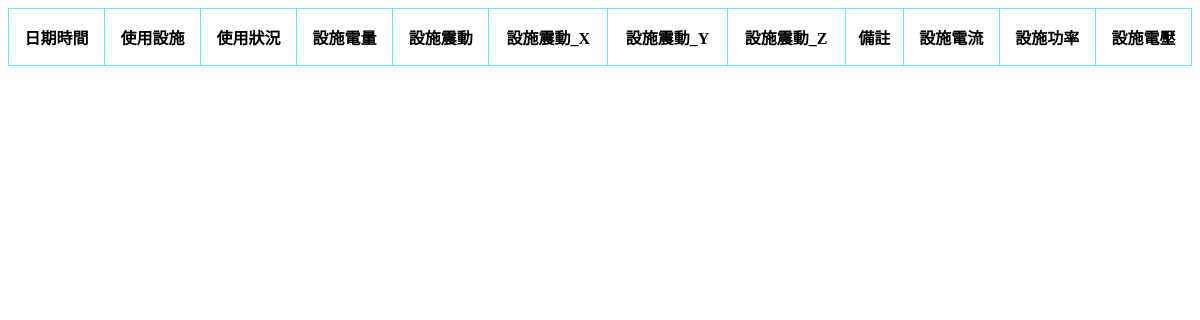
The page /dorm/info1/ on the database as committed earlier.
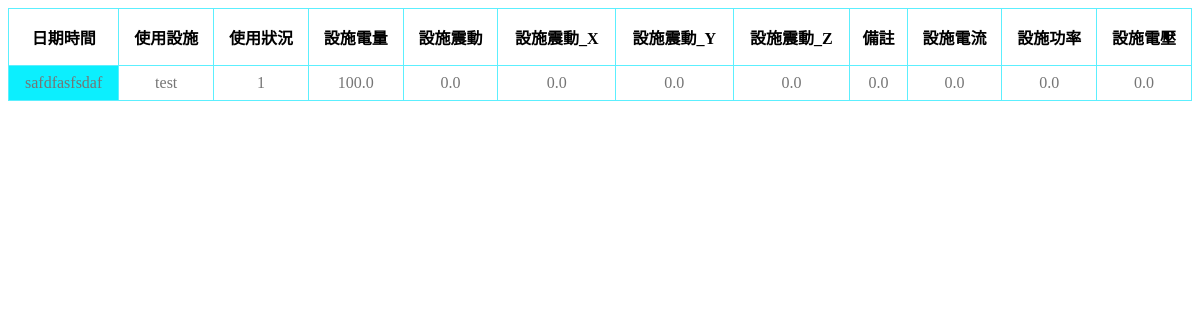
The same page on the database as committed later.
### dorm/models.py (models this page shows, shortened)
class facilities_firstfloor(models.Model):
	Date = models.CharField(max_length = 30)
	facilities_name = models.CharField(max_length = 20)
	facilities_useage = models.CharField(max_length = 10)
	battery = models.FloatField()
	Acce_X = models.FloatField()
	Acce_Y = models.FloatField()
	Acce_Z = models.FloatField()
	Acce = models.FloatField()
	Temp = models.FloatField()
	Current = models.FloatField()
	Voltage = models.FloatField()
	Power = models.FloatField()

### dorm/views.py (the view)
# urls.py: path('info1/', views.FacilitiesViewSet1.get, name='dorm'),
    def get(request):
        template_name = 'dorm.html'
        queryset = facilities_firstfloor.objects.all()
        return render(request, template_name, {"context":queryset})

### dorm/templates/dorm.html (shortened to what this page needs)
<!DOCTYPE html>
<html lang="en">
<head>
    {% load static %}
    <link rel="stylesheet" href="{% static '/css/dorm.css' %}">
</head>
<body>
    {% load static %}
    <table>
        <thead>
            <tr>
                <th>日期時間</th>
                <th>使用設施</th>
                <th>使用狀況</th>
                <th>設施電量</th>
                <th>設施震動</th>
                <th>設施震動_X</th>
                <th>設施震動_Y</th>
                <th>設施震動_Z</th>
                <th>備註</th>
                <th>設施電流</th>
                <th>設施功率</th>
                <th>設施電壓</th>
            </tr>
        </thead>
        <tbody>
            {% for data in context%}
                <tr>
                    <td class='date'>{{ data.Date }}</td>
                    <td class='facilities name'>{{ data.facilities_name }}</td>
                    <td class='facilities useage'>{{ data.facilities_useage }}</td>
                    <td class='facilities battery'>{{ data.battery }}</td>
                    <td class='facilities Acce'>{{ data.Acce }}</td>
                    <td class='facilities Acce_X'>{{ data.Acce_X }}</td>
                    <td class='facilities Acce_Y'>{{ data.Acce_Y }}</td>
                    <td class='facilities Acce_Z'>{{ data.Acce_Z }}</td>
                    <td class='facilities Temp'>{{ data.Temp }}</td>
                    <td class='facilities Current'>{{ data.Current }}</td>
                    <td class='facilities Power'>{{ data.Power }}</td>
                    <td class='facilities Voltage'>{{ data.Voltage }}</td>
                </tr>
            {% endfor%}
        </tbody>
    </table>
</body>
</html>

Rows that differ between the two databases and show on the page:
added facilities_firstfloor: Date "safdfasfsdaf", facilities_name "test", facilities_useage "1", battery "100.0", Acce "0.0", Acce_X "0.0", Acce_Y "0.0", Acce_Z "0.0", Temp "0.0", Current "0.0", Power "0.0", Voltage "0.0"
